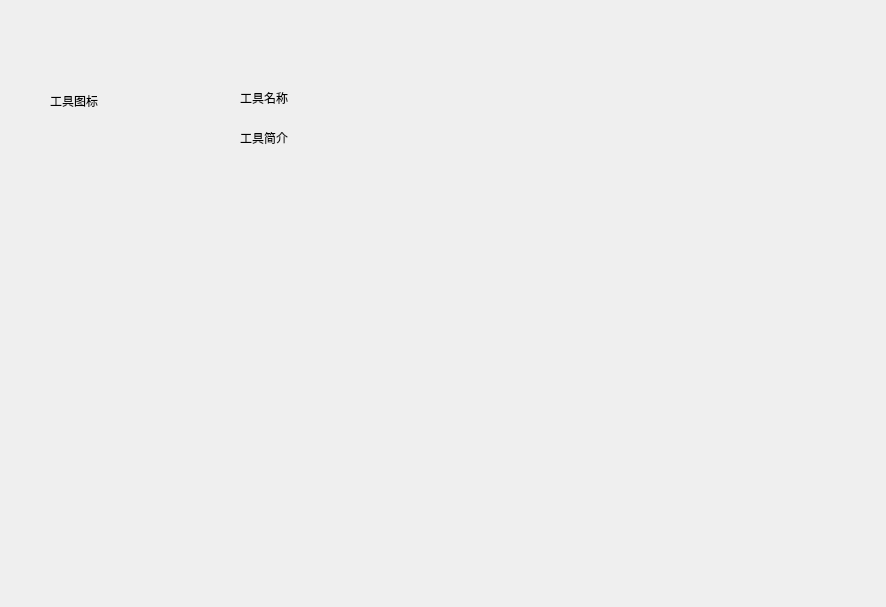
<?xml version="1.0" encoding="UTF-8"?>
<ui version="4.0">
 <class>Form</class>
 <widget class="QWidget" name="Form">
  <property name="geometry">
   <rect>
    <x>0</x>
    <y>0</y>
    <width>886</width>
    <height>607</height>
   </rect>
  </property>
  <property name="windowTitle">
   <string>Form</string>
  </property>
  <widget class="QLabel" name="label">
   <property name="geometry">
    <rect>
     <x>50</x>
     <y>40</y>
     <width>141</width>
     <height>121</height>
    </rect>
   </property>
   <property name="text">
    <string>工具图标</string>
   </property>
  </widget>
  <widget class="QLabel" name="label_2">
   <property name="geometry">
    <rect>
     <x>240</x>
     <y>90</y>
     <width>53</width>
     <height>15</height>
    </rect>
   </property>
   <property name="text">
    <string>工具名称</string>
   </property>
  </widget>
  <widget class="QLabel" name="label_3">
   <property name="geometry">
    <rect>
     <x>240</x>
     <y>130</y>
     <width>53</width>
     <height>15</height>
    </rect>
   </property>
   <property name="text">
    <string>工具简介</string>
   </property>
  </widget>
 </widget>
 <resources/>
 <connections/>
</ui>
